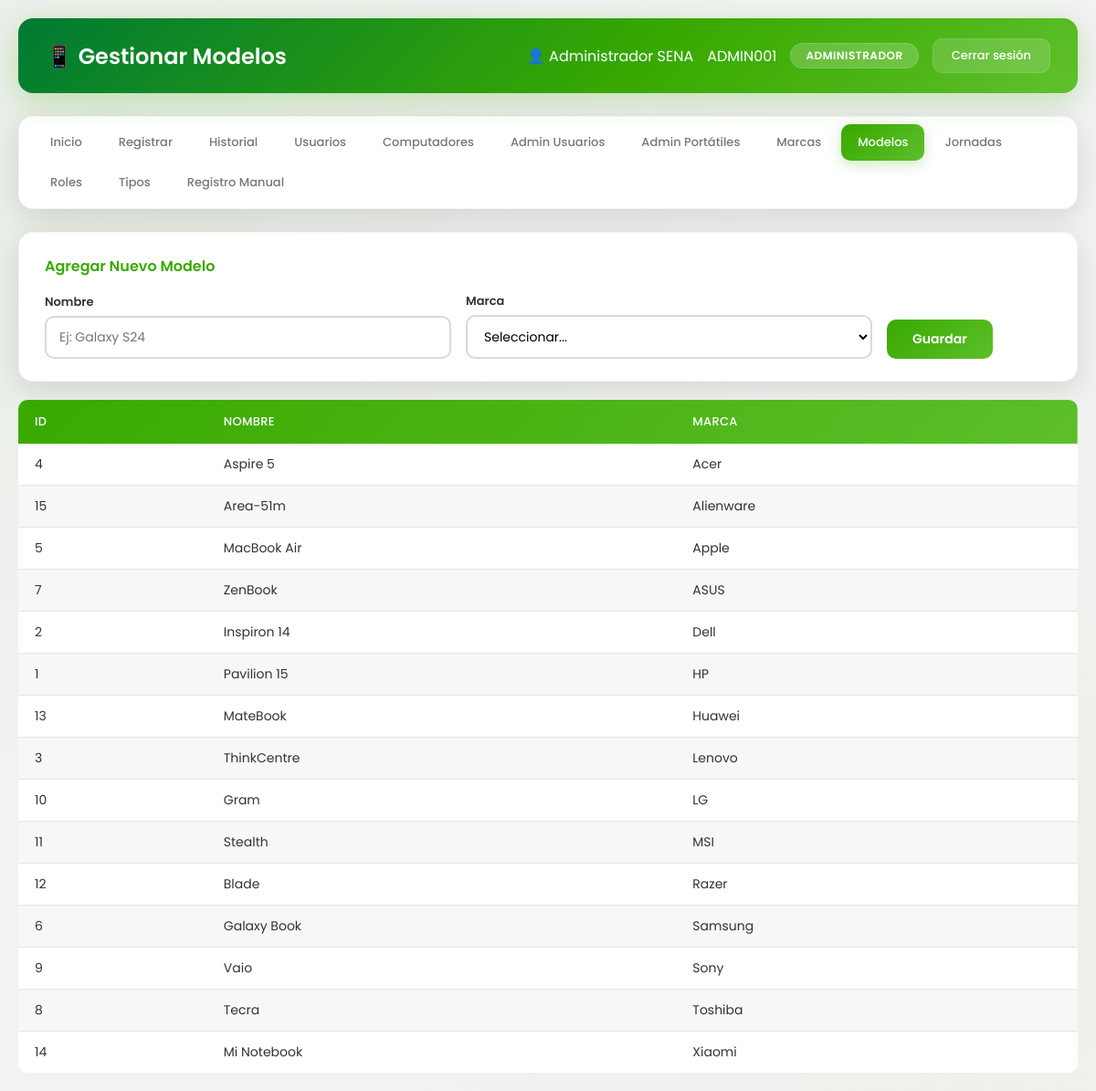
Page /admin/modelo.php (signed in) on the committed database.
### tables this page shows
CREATE TABLE modelo (
    id int(11) NOT NULL AUTO_INCREMENT,
    nombre varchar(100) NOT NULL,
    id_marca int(11) NOT NULL,
    PRIMARY KEY (id),
    KEY id_marca (id_marca),
    CONSTRAINT modelo_ibfk_1 FOREIGN KEY (id_marca) REFERENCES marca (id) ON DELETE CASCADE
);

CREATE TABLE marca (
    id int(11) NOT NULL AUTO_INCREMENT,
    nombre varchar(50) NOT NULL,
    PRIMARY KEY (id),
    UNIQUE KEY nombre (nombre)
);

### admin/modelo.php (the view, shortened to what this page needs)
<?php
require_once '../config/db.php';
$titulo = 'Gestionar Modelos';
$modelos = $pdo->query("
    SELECT mo.*, m.nombre as marca_nombre
    FROM modelo mo
    JOIN marca m ON mo.id_marca = m.id
    ORDER BY m.nombre, mo.nombre
")->fetchAll();
?>
<!DOCTYPE html>
<html lang="es">
<head>
    <link rel="stylesheet" href="../css/style.css">
</head>
<body>
    <div class="dashboard-container">
        <div class="header">
            <h1>📱 <?= $titulo ?></h1>
            <div class="user-info">
                <span>👤 <?= htmlspecialchars($_SESSION['nombre_completo']) ?></span>
                <span> <?= htmlspecialchars($_SESSION['carnet']) ?></span>
                <span class="badge"><?= htmlspecialchars($_SESSION['rol']) ?></span>
                <a href="../logout.php" class="btn-logout">Cerrar sesión</a>
            </div>
        </div>
        <?php include '../includes/menu.php'; ?>
        <div class="card">
            <h3>Agregar Nuevo Modelo</h3>
            <form action="guardar_modelo.php" method="POST">
                <div class="form-row">
                    <div class="form-group">
                        <label>Nombre</label>
                        <input type="text" name="nombre" placeholder="Ej: Galaxy S24" required>
                    </div>
                    <div class="form-group">
                        <label>Marca</label>
                        <select name="id_marca" required>
                            <option value="">Seleccionar...</option>
                        </select>
                    </div>
                    <div class="form-group" style="flex: 0 0 auto;">
                        <button type="submit" class="btn-success">Guardar</button>
                    </div>
                </div>
            </form>
        </div>
        <table>
            <thead>
                <tr>
                    <th>ID</th>
                    <th>Nombre</th>
                    <th>Marca</th>
                </tr>
            </thead>
            <tbody>
                <?php foreach ($modelos as $mo): ?>
                    <tr>
                        <td><?= $mo['id'] ?></td>
                        <td><?= htmlspecialchars($mo['nombre']) ?></td>
                        <td><?= htmlspecialchars($mo['marca_nombre']) ?></td>
                    </tr>
                <?php endforeach; ?>
            </tbody>
        </table>
    </div>
</body>
</html>

### css/style.css (style rules this page uses)
:root { --primary: #39A900; --primary-light: #5CBF2A; --primary-dark: #007A33; --secondary: #7AC943; --accent: #FFCC00; --success: #39A900; --danger: #D50000; --warning: #FFB300; --gold: #FFCC00; --white: #FFFFFF; --gray-light: #F2F2F2; --gray: #777777; --dark: #333333; --shadow: 0 8px 32px rgba(0,0,0,0.12); --shadow-hover: 0 12px 48px rgba(0,0,0,0.18); --radius: 16px; --radius-sm: 10px; }
* { margin: 0; padding: 0; box-sizing: border-box; }
body { font-family: 'Poppins', 'Segoe UI', sans-serif; background: var(--gray-light); color: var(--dark); min-height: 100vh; background-image: radial-gradient( ellipse at 10% 20%, rgba(57, 169, 0, 0.05) 0%, transparent 50% ), radial-gradient( ellipse at 90% 80%, rgba(122, 201, 67, 0.05) 0%, transparent 50% ); }
.dashboard-container { max-width: 1360px; margin: 0 auto; padding: 20px; }
.header { background: linear-gradient( 135deg, var(--primary-dark)0%, var(--primary) 60%, var(--primary-light) 100% ); color: white; border-radius: var(--radius); padding: 22px 30px; box-shadow: 0 8px 32px rgba(57, 169, 0, 0.25); margin-bottom: 25px; display: flex; justify-content: space-between; align-items: center; position: relative; overflow: hidden; }
.header::before { content: ''; position: absolute; top: -50%; right: -10%; width: 300px; height: 300px; background: radial-gradient( circle, rgba(122, 201, 67, 0.12) 0%, transparent 70% ); border-radius: 50%; }
.header h1 { font-size: 24px; font-weight: 600; position: relative; z-index: 1; }
.user-info { display: flex; align-items: center; gap: 15px; position: relative; z-index: 1; }
.badge { background: rgba(255,255,255,0.2); color: white; padding: 4px 16px; border-radius: 20px; font-size: 12px; font-weight: 600; text-transform: uppercase; letter-spacing: 0.5px; backdrop-filter: blur(5px); border: 1px solid rgba(255,255,255,0.15); }
.btn-logout { background: rgba(255,255,255,0.15); color: white; padding: 8px 20px; border-radius: var(--radius-sm); text-decoration: none; font-size: 13px; font-weight: 500; transition: all 0.3s; backdrop-filter: blur(5px); border: 1px solid rgba(255,255,255,0.1); }
.card { background: white; padding: 24px 28px; border-radius: var(--radius); box-shadow: var(--shadow); margin-bottom: 20px; border: 1px solid rgba(0,0,0,0.04); transition: all 0.3s; }
.card h3 { color: #39A900; margin-bottom: 16px; font-size: 16px; font-weight: 600; display: flex; align-items: center; gap: 10px; }
table { width: 100%; background: white; border-radius: var(--radius-sm); overflow: hidden; border-collapse: collapse; }
thead { background: linear-gradient( 135deg, #39A900, #5CBF2A ); color: white; }
thead th { padding: 14px 18px; text-align: left; font-weight: 500; font-size: 13px; text-transform: uppercase; letter-spacing: 0.3px; }
tbody td { padding: 12px 18px; border-bottom: 1px solid #E6E6E6; font-size: 14px; }
tbody tr:nth-child(even) { background: #F7F7F7; }
tbody tr:last-child td { border-bottom: none; }
.form-row { display: flex; flex-wrap: wrap; gap: 16px; align-items: flex-end; }
.form-group { flex: 1; min-width: 180px; }
.form-group label { display: block; margin-bottom: 5px; font-weight: 600; color: var(--dark); font-size: 13px; }
.form-group input, .form-group select, .form-group textarea { width: 100%; padding: 11px 14px; border: 2px solid #D9D9D9; border-radius: var(--radius-sm); font-size: 14px; transition: all 0.3s; font-family: 'Poppins', sans-serif; background: white; }
.btn-success { background: linear-gradient( 135deg, #39A900, #5CBF2A ); color: white; border: none; padding: 11px 28px; border-radius: var(--radius-sm); cursor: pointer; font-weight: 600; font-size: 14px; transition: all 0.3s; font-family: 'Poppins', sans-serif; }

### rows in the picture
modelo: id "4", nombre "Aspire 5", id_marca.nombre "Acer"
modelo: id "15", nombre "Area-51m", id_marca.nombre "Alienware"
modelo: id "5", nombre "MacBook Air", id_marca.nombre "Apple"
modelo: id "7", nombre "ZenBook", id_marca.nombre "ASUS"
modelo: id "2", nombre "Inspiron 14", id_marca.nombre "Dell"
modelo: id "1", nombre "Pavilion 15", id_marca.nombre "HP"
modelo: id "13", nombre "MateBook", id_marca.nombre "Huawei"
modelo: id "3", nombre "ThinkCentre", id_marca.nombre "Lenovo"
modelo: id "10", nombre "Gram", id_marca.nombre "LG"
modelo: id "11", nombre "Stealth", id_marca.nombre "MSI"
modelo: id "12", nombre "Blade", id_marca.nombre "Razer"
modelo: id "6", nombre "Galaxy Book", id_marca.nombre "Samsung"
modelo: id "9", nombre "Vaio", id_marca.nombre "Sony"
modelo: id "8", nombre "Tecra", id_marca.nombre "Toshiba"
modelo: id "14", nombre "Mi Notebook", id_marca.nombre "Xiaomi"

### other values in the picture
$titulo "Gestionar Modelos"
$_SESSION['nombre_completo'] "Administrador SENA"
$_SESSION['carnet'] "ADMIN001"
$_SESSION['rol'] "ADMINISTRADOR"
